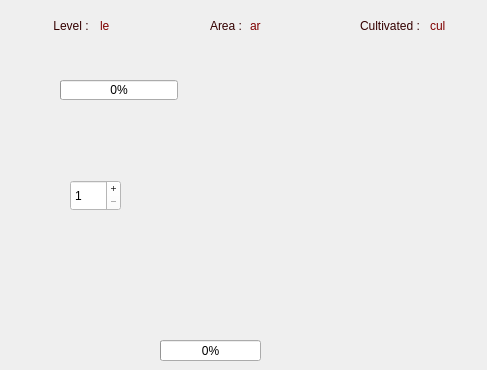
<?xml version="1.0" encoding="UTF-8"?>
<ui version="4.0">
 <class>wheat_field</class>
 <widget class="QDialog" name="wheat_field">
  <property name="windowModality">
   <enum>Qt::NonModal</enum>
  </property>
  <property name="geometry">
   <rect>
    <x>0</x>
    <y>0</y>
    <width>487</width>
    <height>370</height>
   </rect>
  </property>
  <property name="minimumSize">
   <size>
    <width>487</width>
    <height>370</height>
   </size>
  </property>
  <property name="maximumSize">
   <size>
    <width>487</width>
    <height>370</height>
   </size>
  </property>
  <property name="windowTitle">
   <string>wheat field</string>
  </property>
  <property name="windowIcon">
   <iconset resource="game_recources.qrc">
    <normaloff>:/game_backgrounds/pics_project/wheat_icon.jfif</normaloff>:/game_backgrounds/pics_project/wheat_icon.jfif</iconset>
  </property>
  <property name="styleSheet">
   <string notr="true"/>
  </property>
  <widget class="QProgressBar" name="seed_progress">
   <property name="geometry">
    <rect>
     <x>160</x>
     <y>340</y>
     <width>101</width>
     <height>21</height>
    </rect>
   </property>
   <property name="toolTip">
    <string>&lt;html&gt;&lt;head/&gt;&lt;body&gt;&lt;p&gt;Seeding process&lt;/p&gt;&lt;/body&gt;&lt;/html&gt;</string>
   </property>
   <property name="styleSheet">
    <string notr="true"/>
   </property>
   <property name="value">
    <number>0</number>
   </property>
   <property name="alignment">
    <set>Qt::AlignCenter</set>
   </property>
   <property name="textVisible">
    <bool>true</bool>
   </property>
   <property name="textDirection">
    <enum>QProgressBar::TopToBottom</enum>
   </property>
   <property name="format">
    <string>%p%</string>
   </property>
  </widget>
  <widget class="QLabel" name="lbl_level">
   <property name="geometry">
    <rect>
     <x>50</x>
     <y>10</y>
     <width>41</width>
     <height>31</height>
    </rect>
   </property>
   <property name="styleSheet">
    <string notr="true">color: rgb(52, 0, 0);</string>
   </property>
   <property name="text">
    <string> Level :</string>
   </property>
  </widget>
  <widget class="QLabel" name="lbl_area">
   <property name="geometry">
    <rect>
     <x>210</x>
     <y>10</y>
     <width>41</width>
     <height>31</height>
    </rect>
   </property>
   <property name="styleSheet">
    <string notr="true">color: rgb(52, 0, 0);</string>
   </property>
   <property name="text">
    <string>Area :</string>
   </property>
  </widget>
  <widget class="QLabel" name="lbl_area_value">
   <property name="geometry">
    <rect>
     <x>250</x>
     <y>10</y>
     <width>31</width>
     <height>31</height>
    </rect>
   </property>
   <property name="styleSheet">
    <string notr="true">color: rgb(127, 0, 0);</string>
   </property>
   <property name="text">
    <string>ar</string>
   </property>
  </widget>
  <widget class="QLabel" name="lbl_level_value">
   <property name="geometry">
    <rect>
     <x>100</x>
     <y>0</y>
     <width>21</width>
     <height>51</height>
    </rect>
   </property>
   <property name="styleSheet">
    <string notr="true">color: rgb(127, 0, 0);</string>
   </property>
   <property name="text">
    <string>le</string>
   </property>
  </widget>
  <widget class="QPushButton" name="upgrade">
   <property name="geometry">
    <rect>
     <x>-10</x>
     <y>60</y>
     <width>81</width>
     <height>61</height>
    </rect>
   </property>
   <property name="cursor">
    <cursorShape>PointingHandCursor</cursorShape>
   </property>
   <property name="toolTip">
    <string>&lt;html&gt;&lt;head/&gt;&lt;body&gt;&lt;p&gt;Upgrade&lt;/p&gt;&lt;/body&gt;&lt;/html&gt;</string>
   </property>
   <property name="styleSheet">
    <string notr="true">alternate-background-color: qlineargradient(spread:pad, x1:0, y1:0, x2:1, y2:1, stop:1 rgba(0, 0, 0, 0));
border : none;</string>
   </property>
   <property name="text">
    <string/>
   </property>
   <property name="icon">
    <iconset resource="game_recources.qrc">
     <normaloff>:/game_backgrounds/pics_project/upgrade.png</normaloff>:/game_backgrounds/pics_project/upgrade.png</iconset>
   </property>
   <property name="iconSize">
    <size>
     <width>75</width>
     <height>75</height>
    </size>
   </property>
  </widget>
  <widget class="QLabel" name="lbl_cultivated_area">
   <property name="geometry">
    <rect>
     <x>360</x>
     <y>10</y>
     <width>71</width>
     <height>31</height>
    </rect>
   </property>
   <property name="styleSheet">
    <string notr="true">color: rgb(52, 0, 0);</string>
   </property>
   <property name="text">
    <string>Cultivated :</string>
   </property>
  </widget>
  <widget class="QLabel" name="lbl_cultivated_area_value">
   <property name="geometry">
    <rect>
     <x>430</x>
     <y>10</y>
     <width>21</width>
     <height>31</height>
    </rect>
   </property>
   <property name="styleSheet">
    <string notr="true">color: rgb(127, 0, 0);</string>
   </property>
   <property name="text">
    <string>cul</string>
   </property>
  </widget>
  <widget class="QPushButton" name="seed">
   <property name="geometry">
    <rect>
     <x>40</x>
     <y>220</y>
     <width>121</width>
     <height>131</height>
    </rect>
   </property>
   <property name="cursor">
    <cursorShape>PointingHandCursor</cursorShape>
   </property>
   <property name="toolTip">
    <string>&lt;html&gt;&lt;head/&gt;&lt;body&gt;&lt;p&gt;Seeding&lt;/p&gt;&lt;/body&gt;&lt;/html&gt;</string>
   </property>
   <property name="styleSheet">
    <string notr="true">alternate-background-color: qlineargradient(spread:pad, x1:0, y1:0, x2:1, y2:1, stop:1 rgba(0, 0, 0, 0));
border : none;</string>
   </property>
   <property name="text">
    <string/>
   </property>
   <property name="icon">
    <iconset resource="game_recources.qrc">
     <normaloff>:/game_backgrounds/pics_project/seeding.png</normaloff>:/game_backgrounds/pics_project/seeding.png</iconset>
   </property>
   <property name="iconSize">
    <size>
     <width>150</width>
     <height>150</height>
    </size>
   </property>
  </widget>
  <widget class="QSpinBox" name="spinBox">
   <property name="geometry">
    <rect>
     <x>70</x>
     <y>180</y>
     <width>51</width>
     <height>31</height>
    </rect>
   </property>
   <property name="toolTip">
    <string>&lt;html&gt;&lt;head/&gt;&lt;body&gt;&lt;p&gt;&lt;span style=&quot; font-size:8pt;&quot;&gt;Number of seed to plant&lt;/span&gt;&lt;/p&gt;&lt;/body&gt;&lt;/html&gt;</string>
   </property>
   <property name="styleSheet">
    <string notr="true">font: 14pt &quot;MS Shell Dlg 2&quot;;
background-color: rgb(255, 255, 255);
background-image: url(:/game_backgrounds/pics_project/clipart244133.png);</string>
   </property>
   <property name="wrapping">
    <bool>false</bool>
   </property>
   <property name="readOnly">
    <bool>false</bool>
   </property>
   <property name="buttonSymbols">
    <enum>QAbstractSpinBox::PlusMinus</enum>
   </property>
   <property name="minimum">
    <number>1</number>
   </property>
   <property name="stepType">
    <enum>QAbstractSpinBox::DefaultStepType</enum>
   </property>
   <property name="displayIntegerBase">
    <number>10</number>
   </property>
  </widget>
  <widget class="QProgressBar" name="wheat_upgrade_pro">
   <property name="geometry">
    <rect>
     <x>60</x>
     <y>80</y>
     <width>118</width>
     <height>20</height>
    </rect>
   </property>
   <property name="styleSheet">
    <string notr="true"/>
   </property>
   <property name="value">
    <number>0</number>
   </property>
   <property name="alignment">
    <set>Qt::AlignCenter</set>
   </property>
  </widget>
  <widget class="QPushButton" name="Harvesting">
   <property name="geometry">
    <rect>
     <x>380</x>
     <y>250</y>
     <width>111</width>
     <height>81</height>
    </rect>
   </property>
   <property name="cursor">
    <cursorShape>PointingHandCursor</cursorShape>
   </property>
   <property name="toolTip">
    <string>&lt;html&gt;&lt;head/&gt;&lt;body&gt;&lt;p&gt;Harvesting&lt;/p&gt;&lt;/body&gt;&lt;/html&gt;</string>
   </property>
   <property name="styleSheet">
    <string notr="true">alternate-background-color: qlineargradient(spread:pad, x1:0, y1:0, x2:1, y2:1, stop:1 rgba(0, 0, 0, 0));
border : none;</string>
   </property>
   <property name="text">
    <string/>
   </property>
   <property name="icon">
    <iconset resource="game_recources.qrc">
     <normaloff>:/game_backgrounds/pics_project/collector.png</normaloff>:/game_backgrounds/pics_project/collector.png</iconset>
   </property>
   <property name="iconSize">
    <size>
     <width>120</width>
     <height>120</height>
    </size>
   </property>
  </widget>
  <widget class="QLabel" name="label_7">
   <property name="geometry">
    <rect>
     <x>0</x>
     <y>0</y>
     <width>491</width>
     <height>371</height>
    </rect>
   </property>
   <property name="text">
    <string/>
   </property>
   <property name="pixmap">
    <pixmap resource="game_recources.qrc">:/game_backgrounds/pics_project/farmland.jpg</pixmap>
   </property>
   <property name="scaledContents">
    <bool>true</bool>
   </property>
  </widget>
  <widget class="QLabel" name="label_9">
   <property name="geometry">
    <rect>
     <x>-30</x>
     <y>0</y>
     <width>521</width>
     <height>391</height>
    </rect>
   </property>
   <property name="text">
    <string/>
   </property>
   <property name="pixmap">
    <pixmap resource="game_recources.qrc">:/game_backgrounds/pics_project/wheat-removebg-preview.png</pixmap>
   </property>
   <property name="scaledContents">
    <bool>true</bool>
   </property>
  </widget>
  <widget class="QLabel" name="lbl_cultivated_area_container">
   <property name="geometry">
    <rect>
     <x>320</x>
     <y>10</y>
     <width>161</width>
     <height>41</height>
    </rect>
   </property>
   <property name="text">
    <string/>
   </property>
   <property name="pixmap">
    <pixmap resource="game_recources.qrc">:/game_backgrounds/pics_project/push botton.png</pixmap>
   </property>
   <property name="scaledContents">
    <bool>true</bool>
   </property>
  </widget>
  <widget class="QLabel" name="lbl_area_container">
   <property name="geometry">
    <rect>
     <x>160</x>
     <y>10</y>
     <width>161</width>
     <height>41</height>
    </rect>
   </property>
   <property name="text">
    <string/>
   </property>
   <property name="pixmap">
    <pixmap resource="game_recources.qrc">:/game_backgrounds/pics_project/push botton.png</pixmap>
   </property>
   <property name="scaledContents">
    <bool>true</bool>
   </property>
  </widget>
  <widget class="QLabel" name="lbl_level_container">
   <property name="geometry">
    <rect>
     <x>0</x>
     <y>10</y>
     <width>161</width>
     <height>41</height>
    </rect>
   </property>
   <property name="text">
    <string/>
   </property>
   <property name="pixmap">
    <pixmap resource="game_recources.qrc">:/game_backgrounds/pics_project/push botton.png</pixmap>
   </property>
   <property name="scaledContents">
    <bool>true</bool>
   </property>
  </widget>
  <zorder>label_7</zorder>
  <zorder>label_9</zorder>
  <zorder>Harvesting</zorder>
  <zorder>upgrade</zorder>
  <zorder>lbl_cultivated_area_container</zorder>
  <zorder>lbl_area_container</zorder>
  <zorder>lbl_level_container</zorder>
  <zorder>wheat_upgrade_pro</zorder>
  <zorder>seed</zorder>
  <zorder>spinBox</zorder>
  <zorder>seed_progress</zorder>
  <zorder>lbl_level</zorder>
  <zorder>lbl_area</zorder>
  <zorder>lbl_cultivated_area</zorder>
  <zorder>lbl_level_value</zorder>
  <zorder>lbl_area_value</zorder>
  <zorder>lbl_cultivated_area_value</zorder>
 </widget>
 <resources>
  <include location="game_recources.qrc"/>
 </resources>
 <connections/>
</ui>
